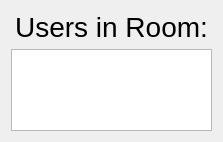
<?xml version="1.0" encoding="UTF-8"?>
<ui version="4.0">
 <class>SessionUsersList</class>
 <widget class="QWidget" name="SessionUsersList">
  <property name="geometry">
   <rect>
    <x>0</x>
    <y>0</y>
    <width>223</width>
    <height>142</height>
   </rect>
  </property>
  <property name="windowTitle">
   <string>Form</string>
  </property>
  <layout class="QVBoxLayout" name="verticalLayout">
   <item>
    <widget class="QLabel" name="labelTitle">
     <property name="font">
      <font>
       <pointsize>21</pointsize>
      </font>
     </property>
     <property name="text">
      <string>Users in Room:</string>
     </property>
     <property name="alignment">
      <set>Qt::AlignCenter</set>
     </property>
     <property name="margin">
      <number>8</number>
     </property>
    </widget>
   </item>
   <item>
    <widget class="QListWidget" name="listWidgetUsersInSession"/>
   </item>
  </layout>
 </widget>
 <resources/>
 <connections/>
</ui>
